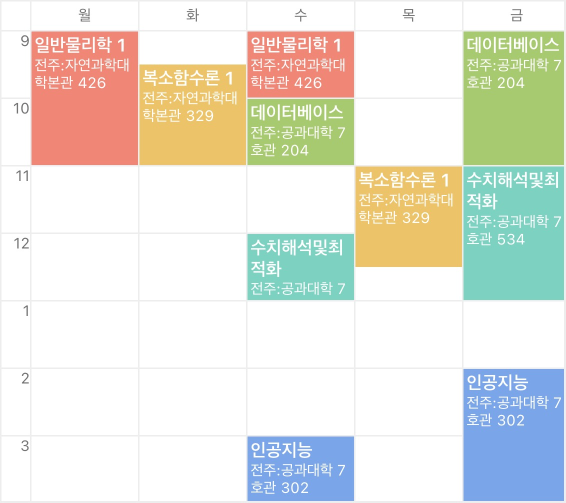
#> input picture images/timetable.jpg, 1131 x 1005 px (shown at 1/2 size)
$ jupyter execute 5_3_arith_op.ipynb   (shell and % lines are left out)
#> lines starting #> are read from the running program, lines starting #| are printed output that depends on the picture; after the words box and inside, x2 and y2 are one past the last pixel; in counts of white or black regions, pixels touching at a corner belong together
[cell 1]
import numpy as np, cv2
import matplotlib.pyplot as plt

[cell 2]
m1 = np.full((3, 6), 10, np.uint8)
m2 = np.full((3, 6), 50, np.uint8)
m_mask = np.zeros(m1.shape, np.uint8)
m_mask[ :, 3:] = 1

m_add1 = cv2.add(m1, m2)
m_add2 = cv2.add(m1, m2, mask=m_mask)

m_div1 = cv2.divide(m1, m2)
m1 = m1.astype(np.float32) # cvt type1
m2 = np.float32(m2) # cvt type2
m_div2 = cv2.divide(m1, m2)

titles = ['m1', 'm2', 'm_mask', 'm_add1', 'm_add2', 'm_div1', 'm_div2']
for title in titles:
    print("%s = \n%s \n" % (title, eval(title)))

[cell 3]
v1 = np.array([1, 2, 3], np.float32)
v2 = np.array([[1], [2], [3]], np.float32)
v3 = np.array([[1, 2, 3]], np.float32)

v_exp = cv2.exp(v1)
v_log = cv2.log(v1)
m_sqrt = cv2.sqrt(v1)
m_pow = cv2.pow(v1, 3)

# 열벡터에서 행벡터로 바꾸는 방법
print("[exp] = ", v_exp.T)
print("[log] = ", v_log.T)
print("[log] = ", np.ravel(v_log))
print("[sqt] = ", np.ravel(m_sqrt))
print("[pow] = ", m_pow.flatten())

[cell 4]
x = np.array([1, 2, 3, 5, 10], np.float32)
y = np.array([2, 5, 7, 2, 9]).astype("float32")

mag = cv2.magnitude(x, y)
ang = cv2.phase(x, y)
p_mag, p_ang = cv2.cartToPolar(x, y)

titles = ['x', 'y', 'mag', 'ang', 'p_mag', 'p_ang']
for title in titles:
    print("%s = \n%s \n" % (title, eval(title).flatten()))

[cell 5]
img1 = np.zeros((300, 300), np.uint8)
img2 = img1.copy()

h, w = img1.shape[:2]
cx, cy = w//2, h//2
cv2.circle(img1, (cx, cy), 100, 255, -1)
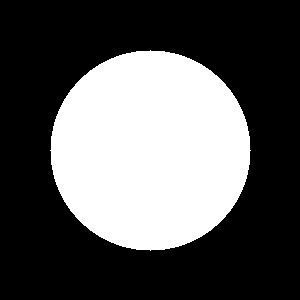
#> img1: shape (300, 300); 34.9% white; 1 white region, box (x1, y1, x2, y2) and area: (50, 50, 251, 251) 31417
cv2.rectangle(img2, (0, 0, cx, h), 255, -1)
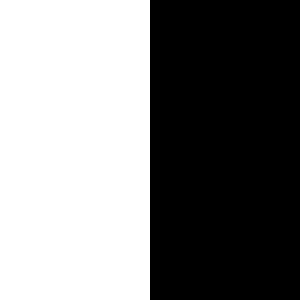
#> img2: shape (300, 300); 50% white; 1 white region, box (x1, y1, x2, y2) and area: (0, 0, 150, 300) 45000

img_or = cv2.bitwise_or(img1, img2)
img_and = cv2.bitwise_and(img1, img2)
img_xor = cv2.bitwise_xor(img1, img2)
img_not = cv2.bitwise_not(img1, img2)

titles =  ['img1', 'img2', 'img_or', 'img_and', 'img_xor', 'img_not']

fig, axs = plt.subplots(nrows=3, ncols=2, figsize=(8, 6))

for ax, title in zip(axs.flat, titles):
    ax.imshow(eval(title))
    ax.axis("off")
    ax.set_title(title)
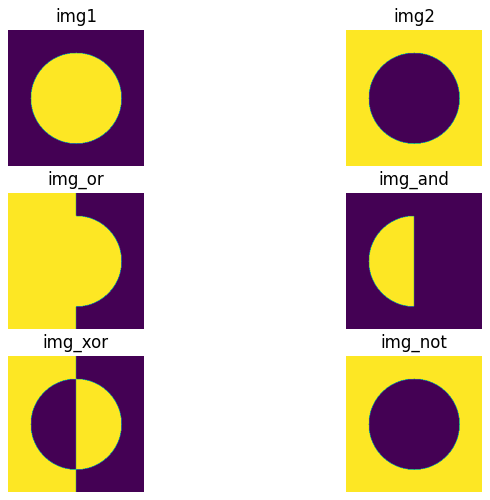
#> figure drawn by matplotlib, 6 panels

[cell 6]
img1 = cv2.imread("../images/timetable.jpg", cv2.IMREAD_GRAYSCALE)
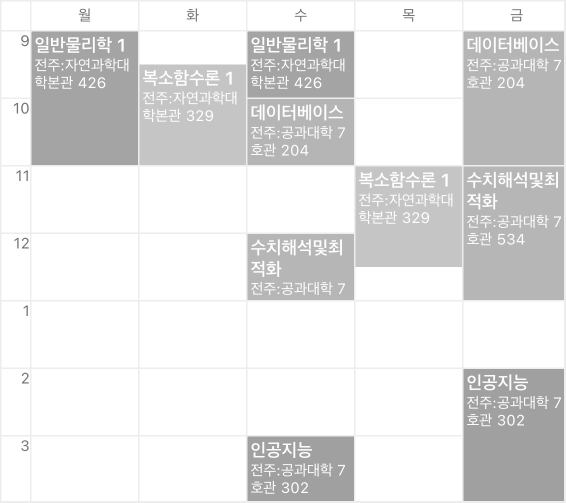
#> img1: shape (1005, 1131) (shown at 1/2 size); min 106, max 255, mean 228.1

img2 = np.zeros_like(img1) #서로 크기가 같아야 함

h, w = img2.shape[:2]
#> h = 1005; w = 1131
cx, cy = w//2, h//2
#> cx = 565; cy = 502
cv2.circle(img2, (cx, cy), 400, 255, -1)
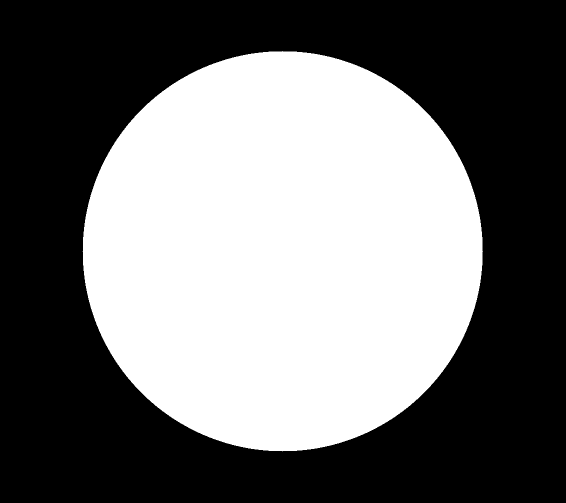
#> img2: shape (1005, 1131) (shown at 1/2 size); 44.2% white; 1 white region, box (x1, y1, x2, y2) and area: (165, 102, 966, 903) 502625

dif_img1 = cv2.subtract(img1, img2)
dif_img2 = cv2.subtract(np.int16(img1), np.int16(img2))
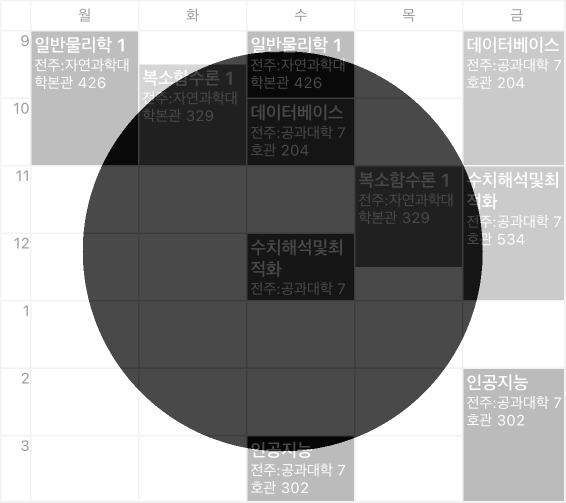
#> dif_img2: shape (1005, 1131) int16 (shown at 1/2 size); min -104, max 255, mean 115.4; drawn with min black and max white
abs_dif1 = np.absolute(dif_img2).astype('uint8')
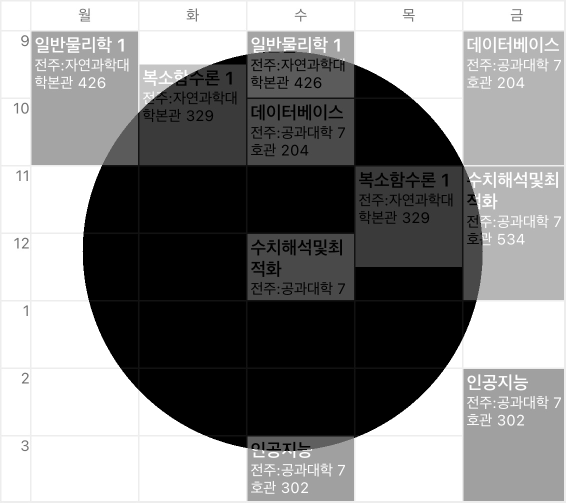
#> abs_dif1: shape (1005, 1131) (shown at 1/2 size); min 0, max 255, mean 134.5
abs_dif2 = cv2.absdiff(img1, img2)

titles =  ['img1', 'img2', 'dif_img1', 'dif_img2', 'abs_dif1', 'abs_dif2']

fig, axs = plt.subplots(nrows=3, ncols=2, figsize=(8, 6))

for ax, title in zip(axs.flat, titles):
    print(title, eval(title))
    ax.imshow(eval(title))
    ax.axis("off")
    ax.set_title(title)

[cell 7]
data = [10, 200, 39, 93, 28, 219]
m1 = np.reshape(data, (2, 3))
m2 = np.full((2, 3), 50)

m_min = cv2.min(m1, 40)
m_max = cv2.max(m1, m2)


titles =  ['m1', 'm2', 'm_min', 'm_max']

for title in titles:
    print(title, eval(title), end="\n\n")

[cell 8]
img1 = cv2.imread("../images/timetable.jpg", cv2.IMREAD_COLOR)
#> img1 is the input picture: shape (1005, 1131, 3); mean B, G, R 219.6, 229.3, 228.7

img2 = np.zeros_like(img1) #서로 크기가 같아야 함

mean = cv2.mean(img1)
#> mean = (219.6, 229.3, 228.7, 0)
img2 = cv2.add(img1, mean)
#> img2: shape (1005, 1131, 3); every value is 255

img3 = img1.copy()
i  = 0
while i < 200:
    img3[100 + i] = cv2.sort(img1[100 + i], cv2.SORT_EVERY_COLUMN)
    i += 1
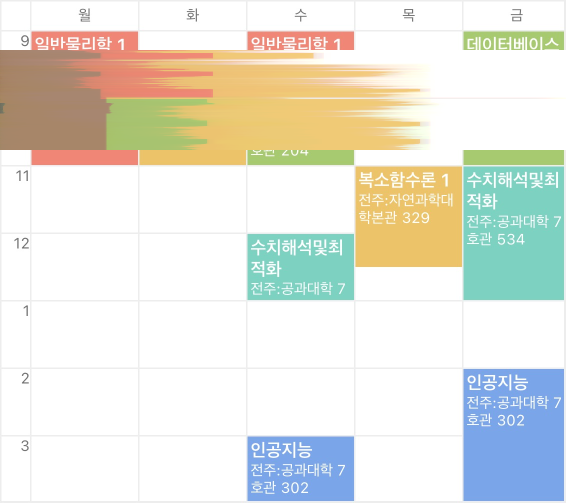
#> img3: shape (1005, 1131, 3) (shown at 1/2 size); 18.75% of pixels changed, all inside (x1, y1, x2, y2) = (0, 100, 1131, 300)
#> after the loop, i = 200

dif_img1 = cv2.subtract(img1, img2)
#> dif_img1: shape (1005, 1131, 3); every value is 0
dif_img2 = cv2.subtract(np.int16(img1), np.int16(img2))
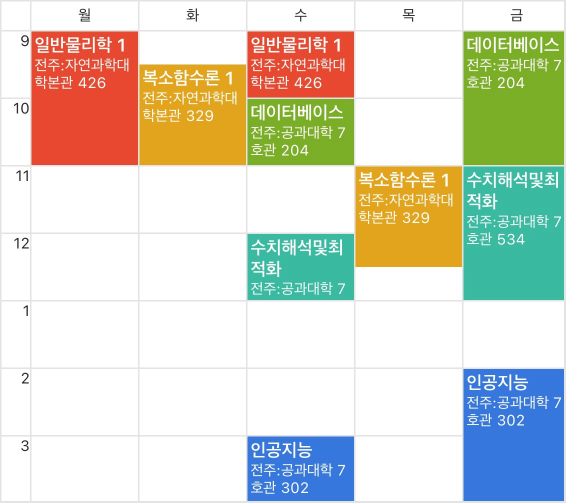
#> dif_img2: shape (1005, 1131, 3) int16 (shown at 1/2 size); mean B, G, R -35.41, -25.65, -26.34; drawn with min black and max white
abs_dif1 = np.absolute(dif_img2).astype('uint8')
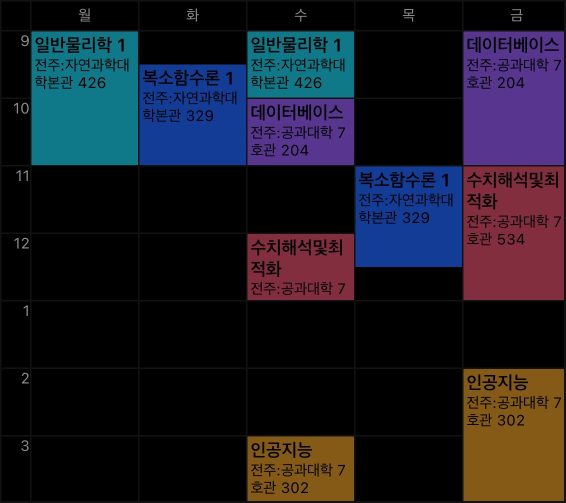
#> abs_dif1: shape (1005, 1131, 3) (shown at 1/2 size); mean B, G, R 35.4, 25.7, 26.3
abs_dif2 = cv2.absdiff(img1, img2)

titles =  ['img1', 'img2', 'img3']

fig, axs = plt.subplots(nrows=3, ncols=1, figsize=(10, 10))

for ax, title in zip(axs.flat, titles):
    ax.imshow(eval(title))
    ax.axis("off")
    ax.set_title(title)
#> figure, not shown here; B, G, R data is drawn as R, G, B
